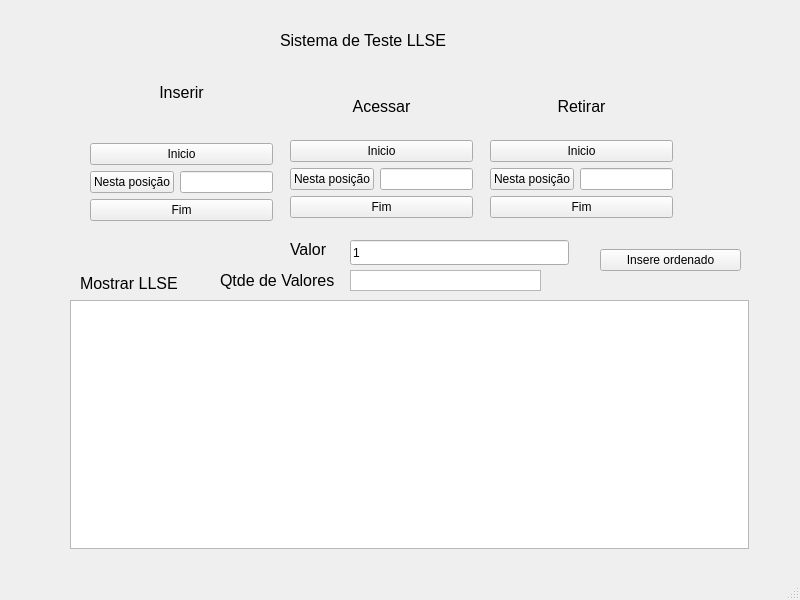
<?xml version="1.0" encoding="UTF-8"?>
<ui version="4.0">
 <class>MainWindow</class>
 <widget class="QMainWindow" name="MainWindow">
  <property name="geometry">
   <rect>
    <x>0</x>
    <y>0</y>
    <width>800</width>
    <height>600</height>
   </rect>
  </property>
  <property name="windowTitle">
   <string>MainWindow</string>
  </property>
  <widget class="QWidget" name="centralwidget">
   <widget class="QLabel" name="label">
    <property name="geometry">
     <rect>
      <x>280</x>
      <y>10</y>
      <width>221</width>
      <height>61</height>
     </rect>
    </property>
    <property name="text">
     <string>&lt;html&gt;&lt;head/&gt;&lt;body&gt;&lt;p&gt;&lt;span style=&quot; font-size:12pt; color:#000000;&quot;&gt;Sistema de Teste LLSE&lt;/span&gt;&lt;/p&gt;&lt;/body&gt;&lt;/html&gt;</string>
    </property>
   </widget>
   <widget class="QLabel" name="label_6">
    <property name="geometry">
     <rect>
      <x>80</x>
      <y>270</y>
      <width>679</width>
      <height>27</height>
     </rect>
    </property>
    <property name="text">
     <string>&lt;html&gt;&lt;head/&gt;&lt;body&gt;&lt;p&gt;&lt;span style=&quot; font-size:12pt;&quot;&gt;Mostrar LLSE&lt;/span&gt;&lt;/p&gt;&lt;/body&gt;&lt;/html&gt;</string>
    </property>
   </widget>
   <widget class="QTextEdit" name="textEditSaida">
    <property name="geometry">
     <rect>
      <x>70</x>
      <y>300</y>
      <width>679</width>
      <height>249</height>
     </rect>
    </property>
    <property name="readOnly">
     <bool>true</bool>
    </property>
   </widget>
   <widget class="QLabel" name="label_5">
    <property name="geometry">
     <rect>
      <x>290</x>
      <y>230</y>
      <width>45</width>
      <height>39</height>
     </rect>
    </property>
    <property name="text">
     <string>&lt;html&gt;&lt;head/&gt;&lt;body&gt;&lt;p&gt;&lt;span style=&quot; font-size:12pt;&quot;&gt;Valor&lt;/span&gt;&lt;/p&gt;&lt;/body&gt;&lt;/html&gt;</string>
    </property>
   </widget>
   <widget class="QLineEdit" name="lineEditValor">
    <property name="geometry">
     <rect>
      <x>350</x>
      <y>240</y>
      <width>219</width>
      <height>25</height>
     </rect>
    </property>
    <property name="inputMask">
     <string>999999</string>
    </property>
    <property name="text">
     <string>1</string>
    </property>
   </widget>
   <widget class="QLabel" name="label_7">
    <property name="geometry">
     <rect>
      <x>220</x>
      <y>270</y>
      <width>121</width>
      <height>20</height>
     </rect>
    </property>
    <property name="font">
     <font>
      <pointsize>12</pointsize>
     </font>
    </property>
    <property name="text">
     <string>Qtde de Valores</string>
    </property>
   </widget>
   <widget class="QTextEdit" name="textEditQuantidade">
    <property name="geometry">
     <rect>
      <x>350</x>
      <y>270</y>
      <width>191</width>
      <height>21</height>
     </rect>
    </property>
    <property name="verticalScrollBarPolicy">
     <enum>Qt::ScrollBarAlwaysOff</enum>
    </property>
    <property name="horizontalScrollBarPolicy">
     <enum>Qt::ScrollBarAlwaysOff</enum>
    </property>
    <property name="readOnly">
     <bool>true</bool>
    </property>
   </widget>
   <widget class="QLabel" name="label_8">
    <property name="geometry">
     <rect>
      <x>20</x>
      <y>10</y>
      <width>71</width>
      <height>91</height>
     </rect>
    </property>
    <property name="text">
     <string/>
    </property>
    <property name="pixmap">
     <pixmap>Arquivos/Foto minha carteirinha.jpeg</pixmap>
    </property>
    <property name="scaledContents">
     <bool>true</bool>
    </property>
   </widget>
   <widget class="QWidget" name="verticalLayoutWidget">
    <property name="geometry">
     <rect>
      <x>290</x>
      <y>79</y>
      <width>183</width>
      <height>139</height>
     </rect>
    </property>
    <layout class="QVBoxLayout" name="verticalLayout">
     <item>
      <widget class="QLabel" name="label_3">
       <property name="text">
        <string>&lt;html&gt;&lt;head/&gt;&lt;body&gt;&lt;p align=&quot;center&quot;&gt;&lt;span style=&quot; font-size:12pt;&quot;&gt;Acessar&lt;/span&gt;&lt;/p&gt;&lt;/body&gt;&lt;/html&gt;</string>
       </property>
      </widget>
     </item>
     <item>
      <widget class="QPushButton" name="btn_acessar">
       <property name="toolTip">
        <string>Acessa o nó ao início da fila</string>
       </property>
       <property name="text">
        <string>Inicio</string>
       </property>
      </widget>
     </item>
     <item>
      <layout class="QHBoxLayout" name="horizontalLayout">
       <item>
        <widget class="QPushButton" name="btn_acessar_posicao">
         <property name="text">
          <string>Nesta posição</string>
         </property>
        </widget>
       </item>
       <item>
        <widget class="QLineEdit" name="lineEdit_acessar_posicao"/>
       </item>
      </layout>
     </item>
     <item>
      <widget class="QPushButton" name="btn_acessar_fim">
       <property name="toolTip">
        <string>Acessa o nó ao final da fila</string>
       </property>
       <property name="text">
        <string>Fim</string>
       </property>
      </widget>
     </item>
    </layout>
   </widget>
   <widget class="QWidget" name="verticalLayoutWidget_2">
    <property name="geometry">
     <rect>
      <x>90</x>
      <y>80</y>
      <width>183</width>
      <height>141</height>
     </rect>
    </property>
    <layout class="QVBoxLayout" name="verticalLayout_2">
     <item>
      <widget class="QLabel" name="label_2">
       <property name="text">
        <string>&lt;!DOCTYPE HTML PUBLIC &quot;-//W3C//DTD HTML 4.0//EN&quot; &quot;http://www.w3.org/TR/REC-html40/strict.dtd&quot;&gt;
&lt;html&gt;&lt;head&gt;&lt;meta name=&quot;qrichtext&quot; content=&quot;1&quot; /&gt;&lt;meta charset=&quot;utf-8&quot; /&gt;&lt;style type=&quot;text/css&quot;&gt;
p, li { white-space: pre-wrap; }
hr { height: 1px; border-width: 0; }
&lt;/style&gt;&lt;/head&gt;&lt;body style=&quot; font-family:'Ubuntu'; font-size:10pt; font-weight:400; font-style:normal;&quot;&gt;
&lt;p align=&quot;center&quot; style=&quot; margin-top:12px; margin-bottom:12px; margin-left:0px; margin-right:0px; -qt-block-indent:0; text-indent:0px;&quot;&gt;&lt;span style=&quot; font-family:'Segoe UI'; font-size:12pt;&quot;&gt;Inserir&lt;/span&gt;&lt;/p&gt;
&lt;p align=&quot;center&quot; style=&quot;-qt-paragraph-type:empty; margin-top:12px; margin-bottom:12px; margin-left:0px; margin-right:0px; -qt-block-indent:0; text-indent:0px; font-family:'Segoe UI'; font-size:12pt;&quot;&gt;&lt;br /&gt;&lt;/p&gt;&lt;/body&gt;&lt;/html&gt;</string>
       </property>
      </widget>
     </item>
     <item>
      <widget class="QPushButton" name="btn_inserir">
       <property name="toolTip">
        <string>Insere um nó ao início da fila</string>
       </property>
       <property name="text">
        <string>Inicio</string>
       </property>
      </widget>
     </item>
     <item>
      <layout class="QHBoxLayout" name="horizontalLayout_2">
       <item>
        <widget class="QPushButton" name="btn_inserir_posicao">
         <property name="text">
          <string>Nesta posição</string>
         </property>
        </widget>
       </item>
       <item>
        <widget class="QLineEdit" name="lineEdit_inserir_posicao"/>
       </item>
      </layout>
     </item>
     <item>
      <widget class="QPushButton" name="btn_inserir_fim">
       <property name="toolTip">
        <string>Insere um nó ao final da fila</string>
       </property>
       <property name="text">
        <string>Fim</string>
       </property>
      </widget>
     </item>
    </layout>
   </widget>
   <widget class="QWidget" name="verticalLayoutWidget_3">
    <property name="geometry">
     <rect>
      <x>490</x>
      <y>79</y>
      <width>183</width>
      <height>139</height>
     </rect>
    </property>
    <layout class="QVBoxLayout" name="verticalLayout_3">
     <item>
      <widget class="QLabel" name="label_4">
       <property name="text">
        <string>&lt;html&gt;&lt;head/&gt;&lt;body&gt;&lt;p align=&quot;center&quot;&gt;&lt;span style=&quot; font-size:12pt;&quot;&gt;Retirar&lt;/span&gt;&lt;/p&gt;&lt;/body&gt;&lt;/html&gt;</string>
       </property>
      </widget>
     </item>
     <item>
      <widget class="QPushButton" name="btn_retirar">
       <property name="toolTip">
        <string>Retira o nó ao início da fila</string>
       </property>
       <property name="text">
        <string>Inicio</string>
       </property>
      </widget>
     </item>
     <item>
      <layout class="QHBoxLayout" name="horizontalLayout_3">
       <item>
        <widget class="QPushButton" name="btn_retirar_posicao">
         <property name="text">
          <string>Nesta posição</string>
         </property>
        </widget>
       </item>
       <item>
        <widget class="QLineEdit" name="lineEdit_retirar_posicao"/>
       </item>
      </layout>
     </item>
     <item>
      <widget class="QPushButton" name="btn_retirar_fim">
       <property name="toolTip">
        <string>Retira o nó ao final da fila</string>
       </property>
       <property name="text">
        <string>Fim</string>
       </property>
      </widget>
     </item>
    </layout>
   </widget>
   <widget class="QWidget" name="verticalLayoutWidget_4">
    <property name="geometry">
     <rect>
      <x>600</x>
      <y>230</y>
      <width>141</width>
      <height>61</height>
     </rect>
    </property>
    <layout class="QVBoxLayout" name="verticalLayout_4">
     <item>
      <widget class="QPushButton" name="btn_insere_ordenado">
       <property name="toolTip">
        <string>Insere o valor na lista, deixando-a em ordem crescente </string>
       </property>
       <property name="text">
        <string>Insere ordenado</string>
       </property>
      </widget>
     </item>
    </layout>
   </widget>
  </widget>
  <widget class="QMenuBar" name="menubar">
   <property name="geometry">
    <rect>
     <x>0</x>
     <y>0</y>
     <width>800</width>
     <height>26</height>
    </rect>
   </property>
  </widget>
  <widget class="QStatusBar" name="statusbar"/>
 </widget>
 <resources/>
 <connections/>
</ui>
